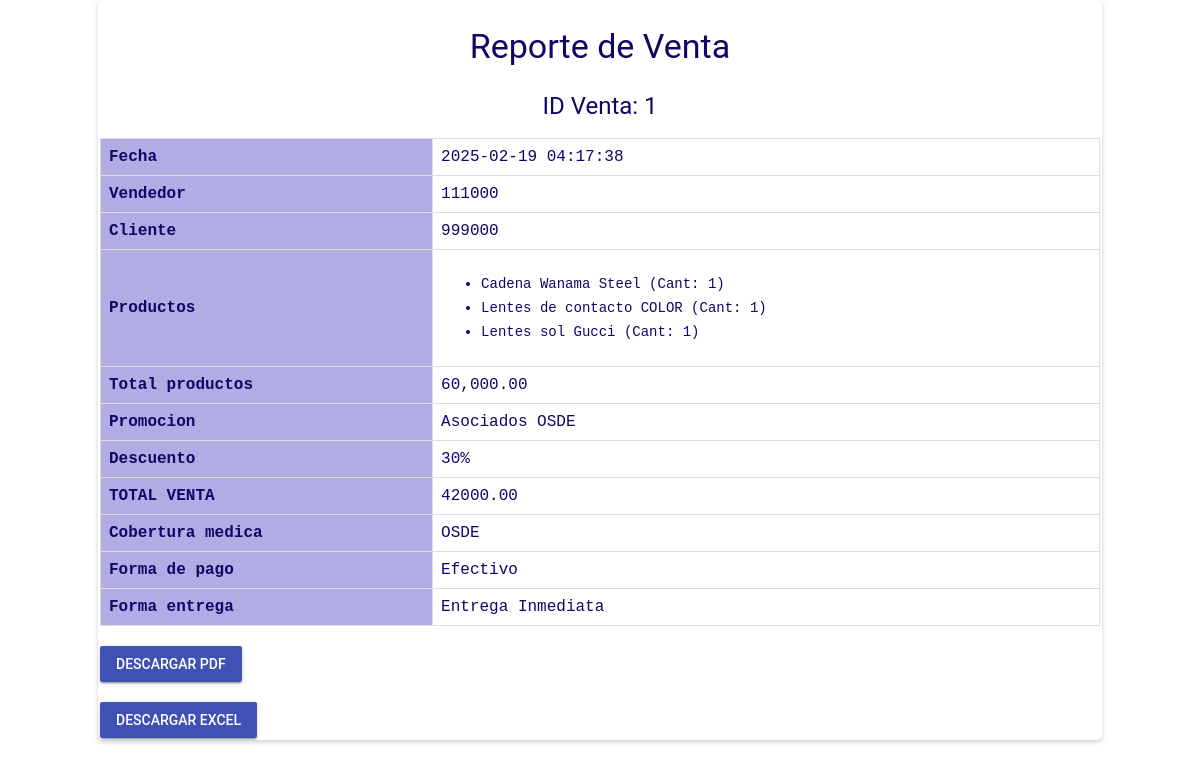
Screenshot of /SFI-V2-master/Reportes/reporte_x_venta.php?id=1 (signed in) with the database file from the repository.
### tables this page shows
CREATE TABLE `venta` (
  `ID_VENTA` int(11) NOT NULL,
  `DNI_CLI` int(11) NOT NULL,
  `FECHA` datetime NOT NULL,
  `ID_ENT` int(11) NOT NULL,
  `ID_PAGO` int(11) NOT NULL,
  `id_promo` int(11) NOT NULL,
  `DNI_U` int(11) NOT NULL,
  `id_cob` int(11) NOT NULL,
  `total` decimal(10,2) NOT NULL
);

CREATE TABLE `usuario` (
  `DNI_U` int(11) NOT NULL,
  `ID_JER` int(11) NOT NULL,
  `ID_PROV` int(11) NOT NULL,
  `CONTRASENA` varchar(15) NOT NULL,
  `NOMBRE` varchar(20) NOT NULL,
  `APELLIDO` varchar(20) NOT NULL,
  `USUARIO` varchar(30) NOT NULL,
  `CONTACTO` int(11) NOT NULL,
  `DOMICILIO` varchar(40) NOT NULL,
  `CIUDAD` varchar(40) NOT NULL,
  `Disponibilidad` int(11) NOT NULL
);

CREATE TABLE `cliente` (
  `DNI_CLI` int(11) NOT NULL,
  `ID_PROV` int(11) NOT NULL,
  `NOMBRE` varchar(30) NOT NULL,
  `APELLIDO` varchar(30) NOT NULL,
  `CONTACTO` int(11) NOT NULL,
  `DOMICILIO` varchar(40) NOT NULL,
  `CIUDAD` varchar(40) NOT NULL,
  `Disponibilidad` int(11) NOT NULL,
  `Email` varchar(50) NOT NULL
);

CREATE TABLE `promociones` (
  `id_promo` int(11) NOT NULL,
  `promo` varchar(50) NOT NULL,
  `terminos` varchar(1000) NOT NULL,
  `valor_descuento` decimal(10,0) NOT NULL,
  `activo` int(11) NOT NULL
);

CREATE TABLE `cobertura` (
  `id_cob` int(11) NOT NULL,
  `cobertura` varchar(50) NOT NULL
);

CREATE TABLE `tipopago` (
  `ID_PAGO` int(11) NOT NULL,
  `PAGO` varchar(40) NOT NULL
);

CREATE TABLE `tipoentrega` (
  `ID_ENT` int(11) NOT NULL,
  `ENTREGA` varchar(50) NOT NULL
);

### SFI-V2-master/Reportes/reporte_x_venta.php (the view, shortened to what this page needs)
<?php
$MiConexion = ConexionBD();
if (isset($_GET['id']) && is_numeric($_GET['id'])) {
    $idVenta = intval($_GET['id']);
    $sqlVenta = "SELECT v.FECHA, u.DNI_U, cli.DNI_CLI, v.total, pro.promo, pro.valor_descuento, cob.cobertura, fp.pago, en.entrega
    FROM venta v
    INNER JOIN detalleventa dv ON v.id_venta=dv.id_venta
    INNER JOIN usuario u ON u.DNI_U=v.DNI_U
    INNER JOIN cliente cli ON cli.DNI_CLI=v.DNI_CLI
    INNER JOIN promociones pro ON pro.id_promo=v.id_promo
    INNER JOIN cobertura cob ON cob.id_cob=v.id_cob
    INNER JOIN tipopago fp ON v.id_pago=fp.id_pago
    INNER JOIN tipoentrega en ON en.id_ent=v.id_ent
    WHERE v.id_venta = ?";
    $stmtVenta = $MiConexion->prepare($sqlVenta);
    $stmtVenta->bind_param("i", $idVenta);
    $stmtVenta->execute();
     $resultadoVenta = $stmtVenta->get_result();
      if ($resultadoVenta->num_rows > 0) {
        $venta = $resultadoVenta->fetch_assoc();
    } else {
        echo "No se encontró la venta con el ID especificado.";
        exit;
    }
    $sqlProductos = "SELECT dv.id_prod, dv.cantprod, dv.totalventa, p.producto
    FROM detalleventa dv
    INNER JOIN producto p ON p.id_prod = dv.id_prod
    WHERE dv.id_venta = ?";
    $stmtProductos = $MiConexion->prepare($sqlProductos);
    $stmtProductos->bind_param("i", $idVenta);
    $stmtProductos->execute();
    $resultadoProductos = $stmtProductos->get_result();
    $productos = [];
    while ($producto = $resultadoProductos->fetch_assoc()) {
        $productos[] = $producto['producto'] . " (Cant: " . $producto['cantprod'] . ")";
    }
    $sqlTotalVenta = "SELECT SUM(totalventa) AS total_suma FROM detalleventa WHERE id_venta = ?";
    $stmtTotalVenta = $MiConexion->prepare($sqlTotalVenta);
    $stmtTotalVenta->bind_param("i", $idVenta);
    $stmtTotalVenta->execute();
    $resultadoTotalVenta = $stmtTotalVenta->get_result();
    $totaldv = 0;
    if ($resultadoTotalVenta->num_rows > 0) {
        $rowTotal = $resultadoTotalVenta->fetch_assoc();
        $totaldv = $rowTotal['total_suma'];
    }
} else {
    echo "ID de venta no válido.";
    exit;
}
$fecha = $venta['FECHA'];
$DNI_U = $venta['DNI_U'];
$DNI_CLI = $venta['DNI_CLI'];
$totalventa = $venta['total'];
$promo = $venta['promo'];
$descuento = $venta['valor_descuento'];
$cobertura = $venta['cobertura'];
$pago = $venta['pago'];
$entrega = $venta['entrega'];
?>
<!DOCTYPE html>
<html lang="es">
<head>
     <link rel="stylesheet" href="../css/normalize.css">
    <link rel="stylesheet" href="../css/material.min.css">
    <link rel="stylesheet" href="../css/material-design-iconic-font.min.css">
    <link rel="stylesheet" href="../css/main.css">
</head>
<body>
    <div class="reporte">
        <h3>Reporte de Venta</h3>
        <h4>ID Venta: <?php echo $idVenta; ?></h4>
        <table>
            <tr>
                <th>Fecha</th>
                <td><?php echo $fecha; ?></td>
            </tr>
            <tr>
                <th>Vendedor</th>
                <td><?php echo $DNI_U; ?></td>
            </tr>
            <tr>
                <th>Cliente</th>
                <td><?php echo $DNI_CLI; ?></td>
            </tr>
            <tr>
                <th>Productos</th>
    <td>
        <ul>
            <?php foreach ($productos as $producto): ?>
                <li><?php echo $producto; ?></li>
            <?php endforeach; ?>
        </ul>
    </td>
            </tr>
            <tr>
            <th>Total productos</th>
                <td><?php echo number_format($totaldv, 2); ?></td>
            </tr>
            <tr>
                <th>Promocion</th>
                <td><?php echo $promo; ?></td>
            </tr>
            <tr>
                <th>Descuento</th>
                <td><?php echo $descuento.'%'; ?></td>
            </tr>
            <tr>
                <th>TOTAL VENTA</th>
                <td><?php echo $totalventa; ?></td>
            </tr>
            <tr>
                <th>Cobertura medica</th>
                <td><?php echo $cobertura; ?></td>
            </tr>
            <tr>
                <th>Forma de pago</th>
                <td><?php echo $pago; ?></td>
            </tr>
            <tr>
                <th>Forma entrega</th>
                <td><?php echo $entrega; ?></td>
            </tr>
        </table>
<br>
        <div>
        <div>
        <a href="pdf_x_venta.php?id=<?php echo $idVenta; ?>"class="mdl-button mdl-js-button mdl-button--raised mdl-button--colored" data-id="<?php echo $idVenta; ?>"> DESCARGAR PDF
   </a>
        </div>
        <br>
        <div>
    <a href="excel_x_venta.php?id=<?php echo $idVenta; ?>" class="mdl-button mdl-js-button mdl-button--raised mdl-button--colored">
    DESCARGAR EXCEL
    </a>
        </div>
    </div>
</body>
</html>

### SFI-V2-master/css/main.css (style rules this page uses)
:root { --color-text: #3F51B5; --primary-color: #2B2B2C; --acent-color: #DB763B; }
html, body { width: 100%; height: 100%; margin: 0; padding: 0; font-size: 16px; font-family: "RobotoRegular"; position: relative; background-color: blueviolet; }

### SFI-V2-master/Reportes/reporte_x_venta.php (style rules this page uses)
html { background-color: white; }
body { font-family: monospace; color: #0F0768; background-color: white; }
.reporte { padding: 2px; border-radius: 5px; margin: auto; box-shadow: 0 2px 5px rgba(0, 0, 0, 0.2); overflow-x: auto; width: 1000px; }
h1, h2, h3, h4 { text-align: center; }
table { table-layout: auto; word-wrap: break-word; width: 100%; border-collapse: collapse; }
th, td { border: 1px solid #ddd; padding: 8px; text-align: left; white-space: normal; ord-break: break-word; }
th { background-color:#B1ACE3; }

### rows the page displays
venta: FECHA "2025-02-19 04:17:38", total "42000.00"
usuario: DNI_U "111000"
cliente: DNI_CLI "999000"
promociones: promo "Asociados OSDE", valor_descuento "30"
cobertura: cobertura "OSDE"
tipopago: PAGO "Efectivo"
tipoentrega: ENTREGA "Entrega Inmediata"

### other values shown
$idVenta "1"
$producto "Cadena Wanama Steel (Cant: 1)"
$producto "Lentes de contacto COLOR (Cant: 1)"
$producto "Lentes sol Gucci (Cant: 1)"
$totaldv "60,000.00"
